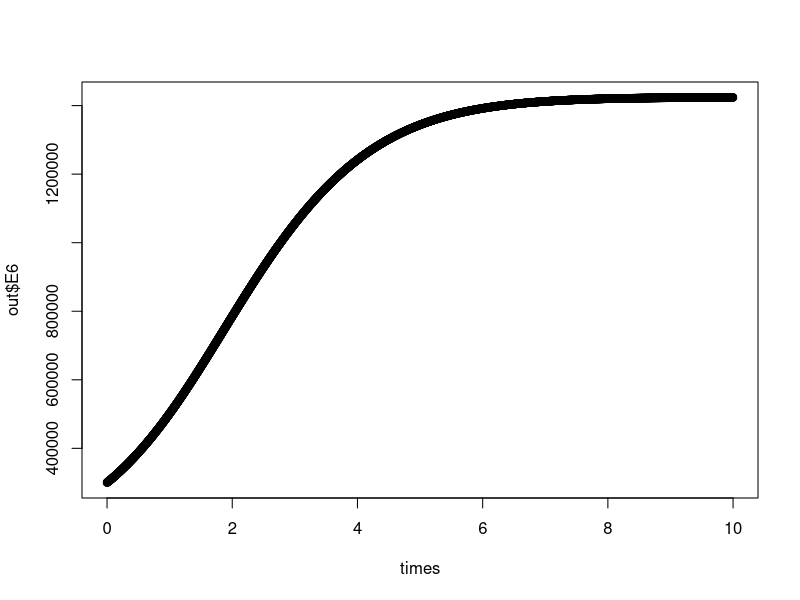

Here is the R script that generated this plot:
# Ordinary differential equations describing the abalone WS-RLO system

rm(list=ls(all=TRUE)) #clears workspace

## Install these packages if you haven't already
# install.packages("Rtools")
# install.packages("deSolve")

## Load deSolve package
library(deSolve)

## Create a SIP function
sip <- function(time, state, parameters) {
  
  with(as.list(c(state, parameters)), {
    
    dE2 <- alpha*E1 - phi*E2 - alpha*E2
    dE3 <- alpha*E2 - phi*E3 - alpha*E3
    dE4 <- alpha*E3 - phi*E4 - alpha*E4
    dE5 <- alpha*E4 - phi*E5 - alpha*E5
    dE6 <- alpha*E5 - phi*E6 - alpha*E6
    
    return(list(c(dE2, dE3, dE4, dE5, dE6)))
  })
}

### Set parameters
init       <- c(E2 = 5000000, E3 = 2500000, E4 = 1250000, E5 = 600000, E6 = 300000)
## b: reproduction; beta: transmission; mu: natural mortality; r: WS mortality; c: parasite shedding; gamma: parasite loss
parameters <- c(E1 = 11000000, alpha = 0.99, phi = 0.5)
## Time frame
times      <- seq(0, 10, by = 0.0027)

## Solve using ode (General Solver for Ordinary Differential Equations)
out <- ode(y = init, times = times, func = sip, parms = parameters)
## change to data frame
out <- as.data.frame(out)
## Delete time variable
out$time <- NULL
## Show data
head(out, 10)

## Plot
plot(times,out$E6)
